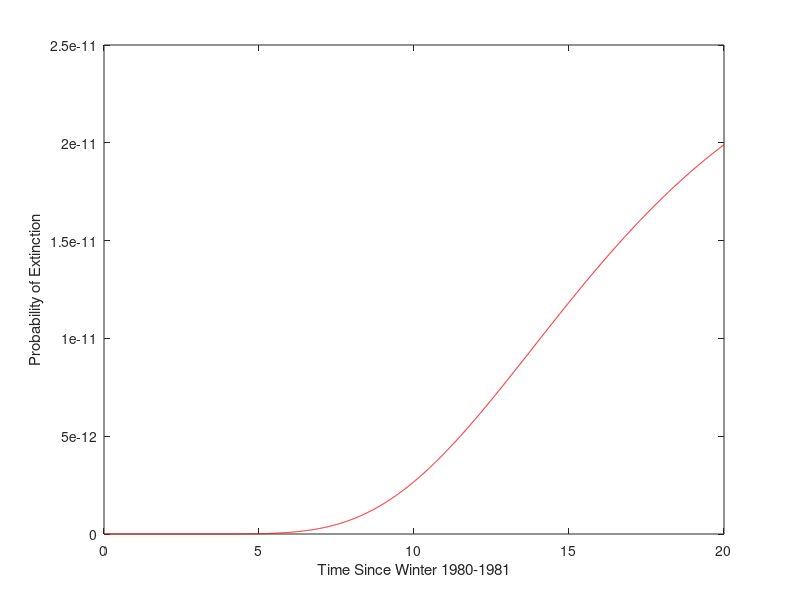

Reproduce this figure in MATLAB.
%pre-1991 data from stochastic model
%{
birthRate = 0.075;
deathRate = 0.045;
n0value = 4;
%}

%post-1991 data from stochastic model
%{
deathRate=0.01;
birthRate=0.21;
n0value = 18;
%}

%yellowstone wolves
birthRate = 0.2813;
deathRate = 0.0883;
n0value = 21;


rValue = birthRate-deathRate;
tt = 0:0.01:20;

%probability of extinction values
pValsNumer = deathRate.*(1-exp(-rValue.*tt));
pValsDenom = birthRate - deathRate.*exp(-rValue.*tt);
pVals = (pValsNumer./pValsDenom).^n0value;

plot(tt,pVals,'r-')
xlabel('Time Since Winter 1980-1981');
ylabel('Probability of Extinction');

probExtinction = (deathRate/birthRate)^n0value